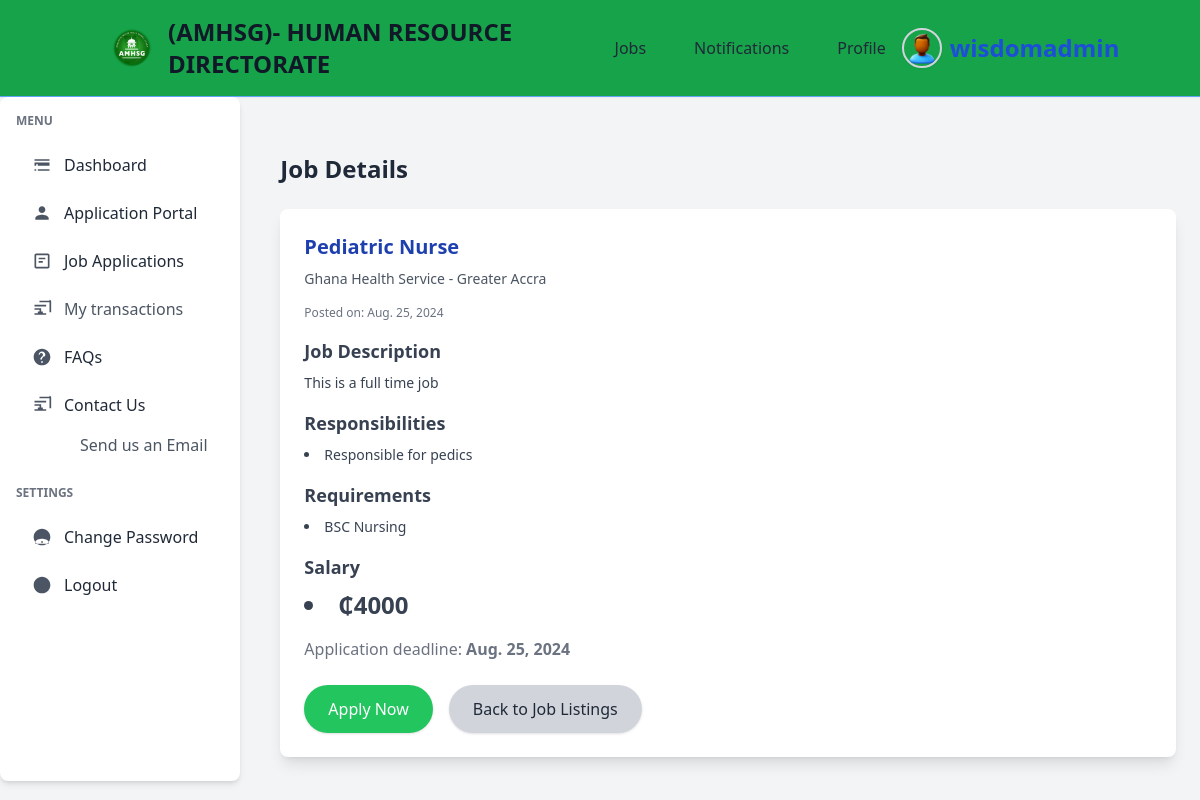
/jobs/1 (signed in), run on an earlier commit of the app's database.
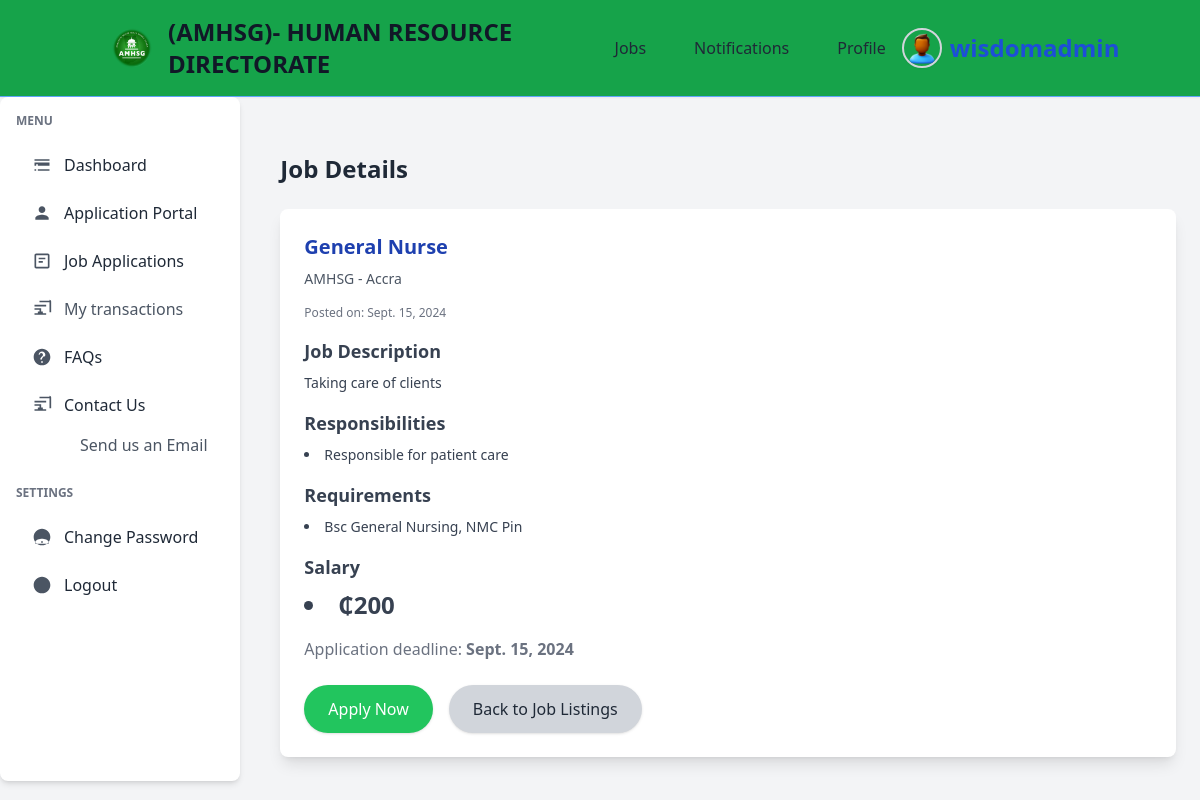
And on a later commit of the database.
### jobs/models.py (models this page shows, shortened)
class Job(models.Model):
    title = models.CharField(max_length=255, default="none")
    company = models.CharField(max_length=255, default="none")  # Name of the company offering the job
    location = models.CharField(max_length=255, default="none")
    description = models.TextField()
    responsibilities = models.TextField(help_text="List of job responsibilities", default="none")  # New field for responsibilities
    requirements = models.TextField(help_text="List of job requirements", default="none")  # New field for requirements
    salary = models.CharField(max_length=100, blank=True, null=True, help_text="Salary range or amount")  # Optional salary field
    posted_date = models.DateField(auto_now_add=True, blank=True, null=True)
    application_deadline = models.DateField(null=True, blank=True, help_text="Deadline to apply for the job")  # New field for application deadline
    class Meta:
        ordering = ['-posted_date']  # Orders job listings by the most recent first

### jobs/views.py (the view)
# urls.py: path('jobs/<int:id>', views.job_detail, name='job-detail'),
@login_required(login_url="authentication:my-login")
def job_detail(request, id):
    job = Job.objects.get(pk=id)
    context = {
        'job': job,
    }
    return render(request, 'jobs/job_details.html', context)

### templates/jobs/job_details.html
{% extends 'authentication/dash-base.html' %} {% block content %}
<section class="mt-8">
  <h2 class="text-2xl font-semibold text-gray-800 mb-6">Job Details</h2>
  <div class="bg-white p-6 rounded-lg shadow-lg">
    <h3 class="text-xl font-bold text-blue-800 mb-2">{{ job.title }}</h3>
    <p class="text-gray-600 text-sm mb-4">
      {{ job.company }} - {{ job.location }}
    </p>
    <p class="text-gray-500 text-xs mb-4">Posted on: {{ job.posted_date }}</p>
    <div class="mb-4">
      <h4 class="text-lg font-semibold text-gray-700 mb-2">Job Description</h4>
      <p class="text-gray-700 text-sm">{{ job.description }}</p>
    </div>
    <div class="mb-4">
      <h4 class="text-lg font-semibold text-gray-700 mb-2">Responsibilities</h4>
      <ul class="list-disc list-inside text-gray-700 text-sm">
        <li>{{ job.responsibilities }}</li>
      </ul>
    </div>
    <div class="mb-4">
      <h4 class="text-lg font-semibold text-gray-700 mb-2">Requirements</h4>
      <ul class="list-disc list-inside text-gray-700 text-sm">
        <li>{{ job.requirements }}</li>
      </ul>
    </div>
    <div class="mb-4">
      <h4 class="text-lg font-semibold text-gray-700 mb-2">Salary</h4>
      <ul class="list-disc list-inside text-gray-700 text-sm">
      <li class="text-gray-700 text-2xl font-semibold">₵{{ job.salary }}</li>
    </div>
    <p class="text-gray-500 text-1xl mb-4">Application deadline: <strong>{{ job.application_deadline }}</strong></p>
    <div class="flex flex-wrap justify-start space-x-4 mt-6">
      <a
    href="{% url 'application_form' job_id=job.id %}"
    class="bg-green-500 hover:bg-green-600 text-white px-6 py-3 rounded-full shadow"
>Apply Now</a>
      <a
        href="{% url 'job-list' %}"
        class="bg-gray-300 hover:bg-gray-400 text-gray-800 px-6 py-3 rounded-full shadow"
        >Back to Job Listings</a
      >
    </div>
  </div>
</section>
{% endblock %}

What changed in the data, as far as the page shows it:
changed Job: title "Pediatric Nurse" → "General Nurse"; company "Ghana Health Service" → "AMHSG"; location "Greater Accra" → "Accra"; posted_date "Aug. 25, 2024" → "Sept. 15, 2024"; description "This is a full time job" → "Taking care of clients"; responsibilities "Responsible for pedics" → "Responsible for patient care"; requirements "BSC Nursing" → "Bsc General Nursing, NMC Pin"; salary "4000" → "200"; application_deadline "Aug. 25, 2024" → "Sept. 15, 2024"
